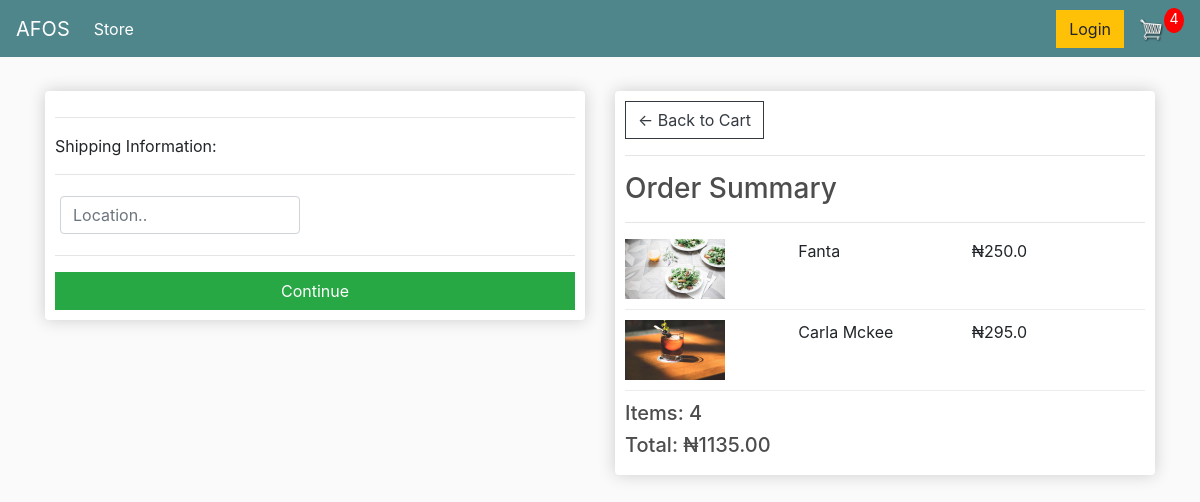
Before: /checkout/ (signed in) with the older database file.
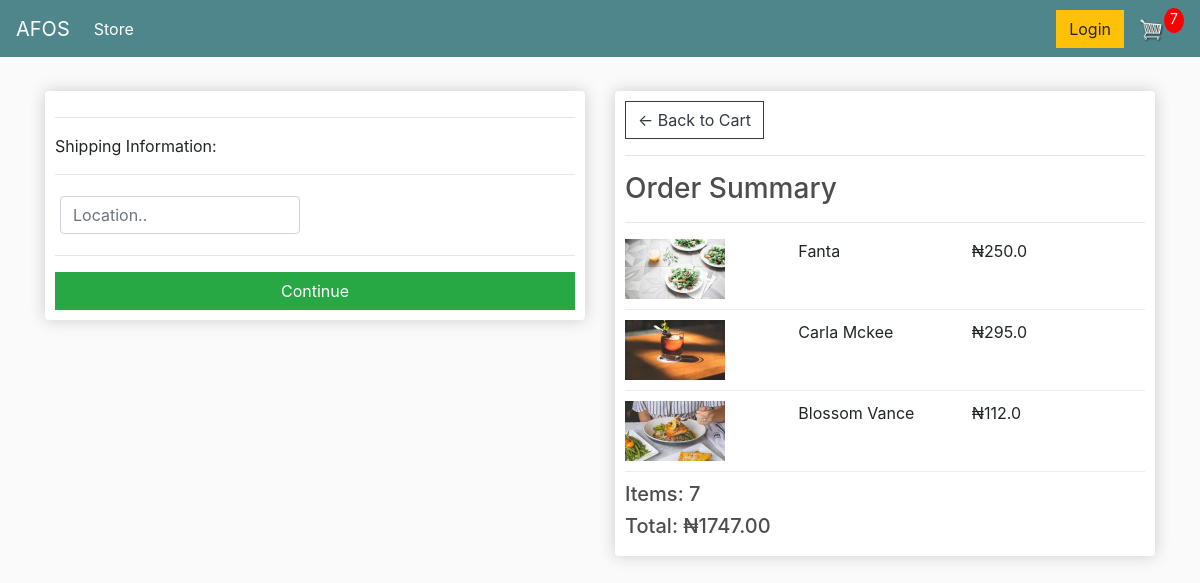
After: the same page with the newer database file.
### customer/models.py (models this page shows, shortened)
class OrderItem(models.Model):
    product = models.ForeignKey(Product, on_delete=models.SET_NULL, null=True)
    order = models.ForeignKey(Order, on_delete=models.SET_NULL, null=True)
    quantity = models.IntegerField(default=0, null=True, blank=True)
    date_added = models.DateTimeField(auto_now_add=True)
    @property
    def get_total(self):
        total = self.product.price * self.quantity
        return total

class Product(models.Model):
    name = models.CharField(max_length=200)
    price = models.FloatField()
    image = models.ImageField(null=True, blank=True)
    @property
    def imageURL(self):
        try:
            url = self.image.url
        except:
            url = ''
        return url

class Order(models.Model):
    customer = models.ForeignKey(Customer, on_delete=models.SET_NULL, null=True, blank=True)
    date_ordered = models.DateTimeField(auto_now_add=True)
    complete = models.BooleanField(default=False)
    transaction_id = models.CharField(max_length=100, null=True)
    @property
    def shipping(self):
        shipping = True
        orderitems = self.orderitem_set.all()
        return shipping
    @property
    def get_cart_total(self):
        orderitems = self.orderitem_set.all()
        total = sum([item.get_total for item in orderitems])
        return total
    @property
    def get_cart_items(self):
        orderitems = self.orderitem_set.all()
        total = sum([item.quantity  for item in orderitems])
        return total

### customer/views.py (the view)
# urls.py: path('checkout/', views.checkout, name="checkout"),
def checkout(request):
    if request.user.is_authenticated:
        customer = request.user.customer
        order, created = Order.objects.get_or_create(customer=customer, complete=False)
        items = order.orderitem_set.all()
        cartItems = order.get_cart_items
    else:
        items = []
        order = {'get_cart_total':0, 'get_cart_items':0, 'shipping':False}
        cartItems = ['order.get_cart_items']
    context = {'items':items, 'order':order, 'cartItems':cartItems}
    return render(request, 'customer/checkout.html', context)

### customer/templates/customer/checkout.html (shortened to what this page needs)
{% extends 'customer/main.html' %}{% load static %} {% block content %}
<div class="row">
  <div class="col-lg-6">
    <div class="box-element" id="form-wrapper">
      <form id="form">
        <div id="shipping-info">
          <hr>
          <p>Shipping Information:</p>
          <hr>
          <div class="form-field">
            <input class="form-control" type="text" name="location" placeholder="Location..">
          </div>
        </div>
        <hr>
        <input id="form-button" class="btn btn-success btn-block" type="submit" value="Continue">
      </form>
    </div>
    <br>
  </div>
  <div class="col-lg-6">
    <div class="box-element">
      <a class="btn btn-outline-dark" href="{% url 'cart' %}">&#x2190; Back to Cart</a>
      <hr>
      <h3>Order Summary</h3>
      <hr> {% for item in items %}
      <div class="cart-row">
        <div style="flex:2"><img class="row-image" src="{{item.product.imageURL}}"></div>
        <div style="flex:2">
          <p>{{item.product.name}}</p>
        </div>
        <div style="flex:1">
          <p>₦{{item.product.price}}</p>
        </div>
        <div style="flex:1">
        </div>
      </div>
      {% endfor %}
      <h5>Items: {{order.get_cart_items}}</h5>
      <h5>Total: ₦{{order.get_cart_total|floatformat:2}}</h5>
    </div>
  </div>
</div>
{% endblock content %}

Changed rows visible on the page:
added OrderItem: product.imageURL (picture), product.name "Blossom Vance", product.price "112.0"
changed through a linked row, Order: get_cart_items "4" → "7"; get_cart_total "1135.00" → "1747.00"
Other visible differences:
{{ cartItems }}: "4" → "7"
